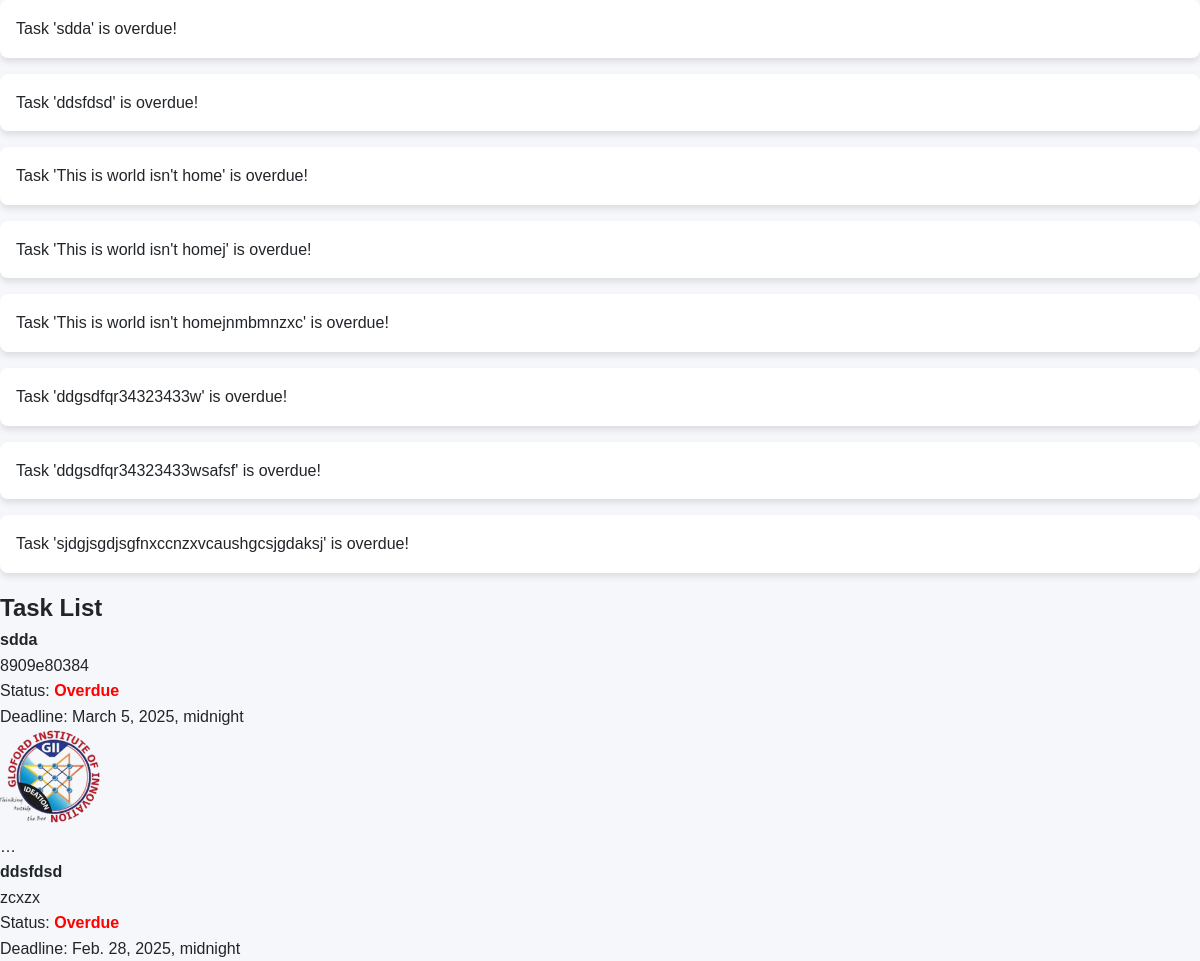
The page /tasks/ (upper part) on the database as committed earlier.
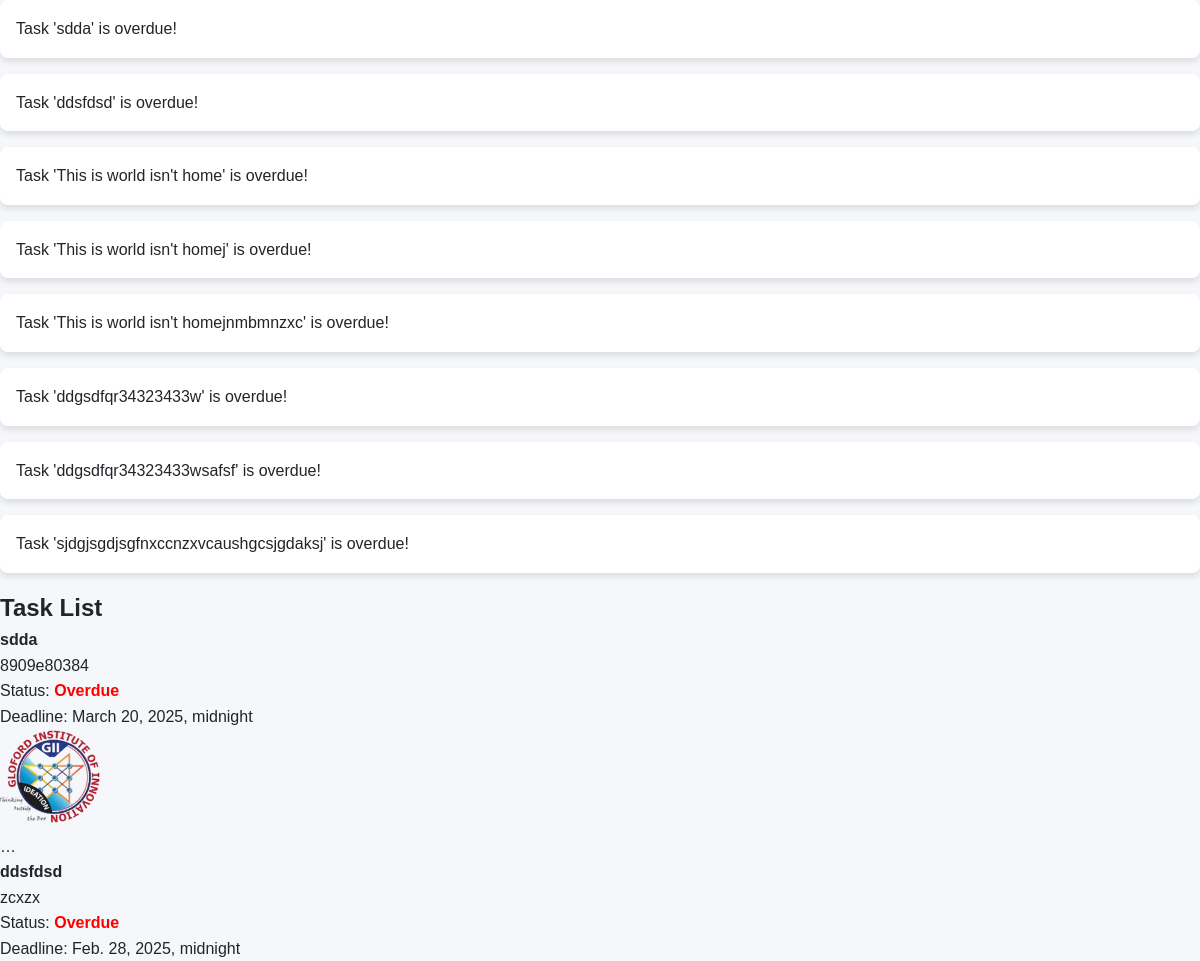
The same page on the database as committed later.
### task_manager/models.py (models this page shows, shortened)
class Task(models.Model):
    task_title = models.CharField(max_length= 200, unique=True, blank=False )
    task_description = models.TextField(blank=False)
    task_image = models.ImageField(blank=True, null=True, default="placeholder.jpg")
    task_status = models.CharField(
        max_length= 50,
        blank=False,
        default="pending",
        choices = [("pending", "Pending"), ("complete", "Complete"), ("overdue", "Overdue"), ]
    )
    created_at = models.DateTimeField(auto_now_add=True, blank=False)
    deleted_at = models.DateTimeField(auto_now_add=True, null=True, blank=True)
    updated_at = models.DateTimeField(auto_now=True)
    task_deadline = models.DateTimeField(null=True, blank=True,)
    is_in_trash = models.BooleanField(default=False)

### task_manager/views.py (the view)
# urls.py: path('tasks/', views.TaskList, name='TaskList'),
def TaskList(request):
    tasks = Task.objects.filter(is_in_trash = False)  #fetch all tasks from the database
    current_time = timezone.now()
    for task in tasks:
        if task.task_deadline:
            if task.task_deadline < current_time and task.task_status != 'complete':
                task.task_status = 'overdue'
                task.save()  # Save the updated status to the database
                messages.warning(request, f"Task '{task.task_title}' is overdue!")
            elif task.task_deadline <= current_time + timedelta(days=5) and task.task_status != 'complete':
                messages.info(request, f"Reminder: Task '{task.task_title}' is due soon on {task.task_deadline.strftime('%Y-%m-%d')}.")
    return render(request, 'task_list.html', {'tasks': tasks})  #pass tasks to template

### task_manager/templates/task_list.html (shortened to what this page needs)
<!DOCTYPE html>
<html lang="en">
<head>
    {% load static %}
    <link rel="stylesheet" type="text/css" href="{% static 'css/general.css' %}">
    <link rel="stylesheet" type="text/css" href="{% static 'css/task_list.css' %}">
</head>
<body>
    {% if messages %}
        <div class="messages">
            {% for message in messages %}
                <div class="alert alert-{{ message.tags }}">
                    {{ message }}
                </div>
            {% endfor %}
        </div>
    {% endif %}
    <h2>Task List</h2>
    <ul class="task_container">
        {% for task in tasks %}
            <li class="task task_container">
                <strong>{{ task.task_title }}</strong><br>
                {{ task.task_description }}<br>
                Status:
                {% if task.task_status == 'overdue' %}
                    <span style="color: red; font-weight: bold;">Overdue</span><br>
                {% elif task.task_status == 'complete' %}
                    <span style="color: green; font-weight: bold;">Complete</span><br>
                {% else %}
                    <span style="color: blue; font-weight: bold;">Pending</span><br>
                {% endif %}
                Deadline: {{ task.task_deadline }}<br>
                <img src="{{ task.task_image }}" alt="{{ task.task_title }}" width="100"><br>
                <span class="more-options" onclick="toggleMenu(event)">&#8230;</span>
            </li>
        {% empty %}
            <li>No tasks yet.</li>
        {% endfor %}
    </ul>
</body>
</html>

Rows that differ between the two databases and show on the page:
changed Task "sdda": task_deadline "March 5, 2025, midnight" → "March 20, 2025, midnight"
